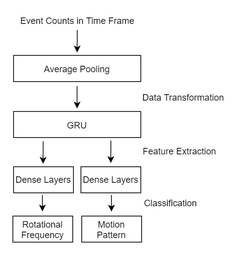
#> input picture examples/nn_examples/freq&waveformNN.png, 239 x 256 px, shrunk from 479 x 514 before the run
$ python local_entropy.py '../examples/nn_examples/freq&waveformNN.png'
#> lines starting #> are read from the running program, lines starting #| are printed output that depends on the picture
#> further down, image is the input picture: shape (256, 239, 3); min 0, max 255, mean 244.9
"""Image processing calculations for Local Entropy for event detected images"""

import matplotlib.pyplot as plt
import numpy as np
import os
import sys
import argparse
from PIL import Image


def get_args():
    # Get command line args
    parser = argparse.ArgumentParser(
        description="Entropy Calculation",
        formatter_class=argparse.ArgumentDefaultsHelpFormatter)

    parser.add_argument("image_path", type=str,
                        help="Path where the image to be processed are")
    parser.add_argument("--output_path", "-o", type=str, default='',
                        help="Path where the image after processing is to be saved to")
    parser.add_argument("--save_img", action='store_true',
                        help="Save image without plot information")
    parser.add_argument("--exclude_plot", dest="save_plot", action='store_false',
                        help="Save image with plot information")
    parser.add_argument("--save_entropy_data", action='store_true',
                        help="Save entropy data for each image in a CSV")
    args = parser.parse_args()

    if os.path.exists(args.image_path):
        if not os.path.splitext(args.image_path)[1] in ['.png', '.jpeg', '.jpg']:
            sys.exit(f"ERROR: '{args.image_path}' is not an image.")
    else:
        sys.exit(f"ERROR: path '{args.image_path}' does not exist")

    if os.path.exists(args.output_path):
        os.mkdir(args.output_path)

    if not args.save_plot and not(args.save_entropy_data or args.save_img):
        sys.exit("ERROR: --save_entropy_data or --save_img must be set if excluding plot.")

    return args


# Function to convert rgb to grayscale image
def rgb2gray(rgb):
    # If rgb = (1,0,0), (0,1,0) or (0,0,1)
    return np.dot(rgb[..., :3], [255*0.2989, 255*0.5870, 255*0.1140])
    # If rgb = (255,0,0), (0,255,0) or (0,0,255)
    # return np.dot(rgb[..., :3], [0.2989, 0.5870, 0.1140])


# Function to calculate entropy. Returns entropy of a signal - signal must be a 1-D numpy array
def entropy(signal):
    lensig = signal.size
    symset = list(set(signal))
    propab = [np.size(signal[signal == i]) / (1.0 * lensig) for i in symset]
    ent = np.sum([p * np.log2(1.0 / p) for p in propab])
    return ent


def get_entropy_image(img: np.ndarray, convert_to_gray=True) -> np.ndarray:
    if convert_to_gray:
        img = rgb2gray(img)

    N = 5
    S = img.shape
#> S = (256, 239)
    E = np.array(img)

    for row in range(S[0]):
        for col in range(S[1]):
            Lx = np.max([0, col-N])
            Ux = np.min([S[1], col+N])
            Ly = np.max([0, row-N])
            Uy = np.min([S[0], row+N])
            region = img[Ly:Uy, Lx:Ux].flatten()
            E[row, col] = entropy(region)
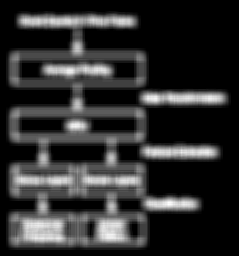
#> E: shape (256, 239) float64; min 0, max 5.38, mean 0.993; drawn with min black and max white

    return E


if __name__ == "__main__":
    args = get_args()

    # Grab filename from path
    file_name = os.path.basename(os.path.normpath(args.image_path))
    file_name = os.path.splitext(file_name)[0]

    # Image must be read as RGB because rgb2gray produces an error with grayscale
    image = np.array(Image.open(args.image_path).convert('RGB'))

    E = get_entropy_image(image)
    entropy_sum = E.sum()

    if args.save_img:
        # Save the entropy images
        image_save_path = os.path.join(args.output_path, f'LocalEntropy_img_{file_name}')
        plt.imsave(image_save_path, E, cmap='viridis')

    if args.save_plot:
        # Save the entropy figures
        fig, (ax0) = plt.subplots(nrows=1, ncols=1, figsize=(12, 5))
        ax0.imshow(E, cmap='viridis')
        ax0.set_title("Local entropy Image, Entropy=" + str(round(entropy_sum, 3)), fontsize=10)
        plt.colorbar(ax0.imshow(E, cmap='viridis'), ax=ax0, fraction=0.046, pad=0.04)
        full_path_fig = os.path.join(args.output_path, f'LocalEntropy_fig_{file_name}')
        fig.savefig(full_path_fig, bbox_inches="tight")
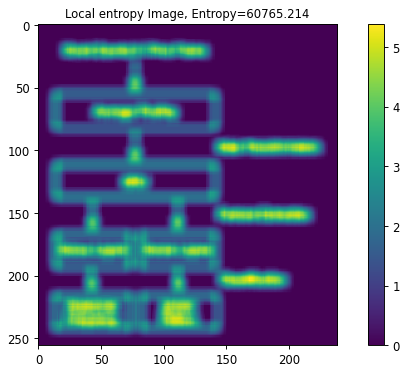
#> figure drawn by matplotlib, 2 panels
        plt.close(fig)

    if args.save_entropy_data:
        # Save csv with local entropy values of each image
        full_csv_path = os.path.join(args.output_path, 'LocalEntropy_data.csv')

        # Append to the csv if it exists. Otherwise create it and make the first entry
        if os.path.exists(full_csv_path):
            with open(full_csv_path, 'a', newline='') as csv_file:
                csv_file.write(f'{os.path.normpath(args.image_path)},{entropy_sum}\n')
        else:
            with open(full_csv_path, 'w', newline='') as csv_file:
                csv_file.write('File Name, Local Entropy\n')
                csv_file.write(f'{os.path.normpath(args.image_path)},{entropy_sum}\n')
